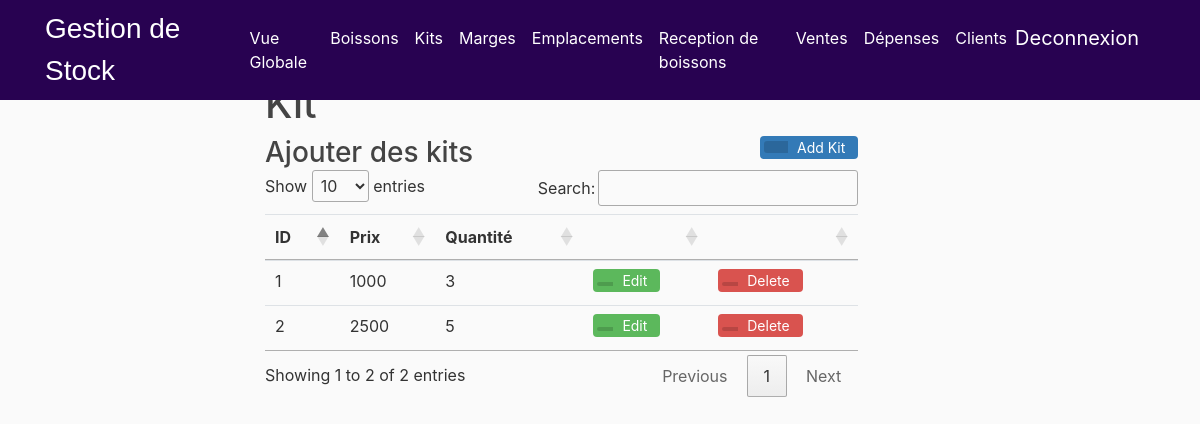
/Kit (signed in), run on the app's committed database.
### flaskinventory/models.py (models this page shows, shortened)
class Kit(db.Model):
    db.__tablename__ = 'kit'
    id = db.Column(db.Integer, primary_key=True)
    price = db.Column(db.Integer, nullable=False)
    qty = db.Column(db.Integer, nullable=False)

### flaskinventory/routes.py (the view, shortened to what this page needs)
@app.route("/Kit", methods=['GET', 'POST'])
@login_required
def kit():
    addkitform = addkit()
    editkitform = editkit()
    kits = Kit.query.all()
    exists = bool(kits)
    print("Edit submitted",editkitform.validate_on_submit())
    print("Add submitted",addkitform.validate_on_submit())
    if exists == False and request.method == 'GET':
        flash(f'Kit of products  to view', 'info')
    return render_template('kit.html', title='Kits', form=addkitform, kits=kits, eform=editkitform)

### flaskinventory/forms.py
class addkit(FlaskForm):
    qty = IntegerField('Qte', validators=[DataRequired()])
    price = IntegerField('Prix', validators=[DataRequired()])
    kitsubmit = SubmitField('Save')

class editkit(FlaskForm):
    qty = IntegerField('Qte', validators=[DataRequired()])
    price = IntegerField('Prix', validators=[DataRequired()])
    kiteditsubmit = SubmitField('Save Changes')

### flaskinventory/routes.py (called while the page is built)
@login_manager.user_loader
def user_loader(user_id):
    return User.query.get(user_id)

### flaskinventory/templates/kit.html (shortened to what this page needs)
{% extends "overview.html" %}
{% block content %}
<div class="container">
<h1>Kit</h1>
<div >
  <h3 style="display: inline-block;margin:0;"> Ajouter des kits</h3>
  <button type="button" class="btn btn-add" data-toggle="modal" data-target="#exampleModal">
   <span class="btn-icon-add"></span>Add Kit</button>
</div>
<table class="table table-hover" id="example">
<thead>
 <tr>
   <th>ID</th>
   <th>Prix</th>
   <th>Quantité</th>
   <th></th>
   <th></th>
 </tr>
</thead>
<tbody>
  {% for d in kits %}
  <tr>
    <td>{{d.id}}</td>
    <td>{{d.price}}</td>
    <td>{{d.qty}}</td>
   <td>
       <button type="button" class="btn btn-edit" data-toggle="modal" data-target ="#edit{{d.id}}">
       <span class="btn-icon"></span>Edit</button>
   </td>
   <td>
       {% if current_user.admin %}
      <a href="{{ url_for('delete', id = d.id,type ='kit' )}}">
       <button type="button" class="btn btn-delete">
       <span class="btn-icon"></span>Delete</button>
          {% endif %}
   </td>
 </tr>
{% endfor %}
</tbody>
</table>
</div>
{% endblock content %}

### flaskinventory/static/main.css (style rules this page uses)
body { background: #fafafa; color: #333333; margin-top: 5rem; }
h1, h2, h3, h4, h5, h6 { color: #444444; }
a { color: white; }
.btn-icon { position: relative; left: -9px; display: inline-block;padding: 2px 8px; background: rgba(0,0,0,0.15); border-radius: 3px 0 0 3px; color: white; font-size: 14px; }
.btn-icon-add { position: relative; left: -9px; display: inline-block;padding: 6px 12px; background: rgba(0,0,0,0.15); border-radius: 3px 0 0 3px; color: white; font-size: 14px; }
.btn-add { padding-top: 0; padding-bottom: 0; background-color:#337ab7; color: white; font-size: 14px; float: right; }
.btn-edit { padding-top: 0; padding-bottom: 0; background-color: #5cb85c; color: white; font-size: 14px; }
.btn-delete { padding-top: 0; padding-bottom: 0; background-color: #d9534f; color: white; font-size: 14px; }
.btn { margin-bottom:5px;font-size: 14px; }
html { visibility: visible; opacity: 1; }

### flaskinventory/templates/overview.html (style rules this page uses)
html { visibility: hidden;opacity:0; }

### data on the page
Kit: id "1", price "1000", qty "3"
Kit: id "2", price "2500", qty "5"
